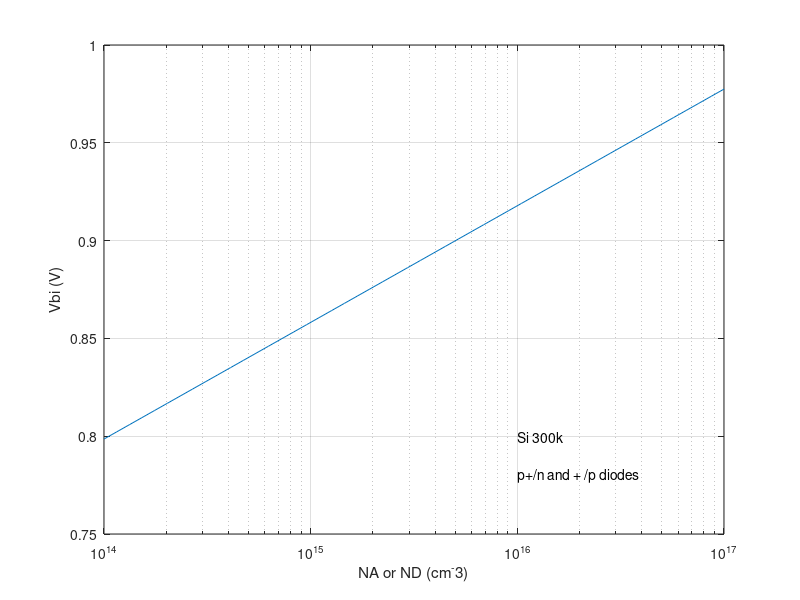

MATLAB code for this plot:
EG = 1.12;
kT = 0.0259;
ni = 1.0e10;

ND=logspace(14,17);
Vbi = EG/2 + kT.*log(ND./ni);

close 
semilogx(ND, Vbi);grid
axis([1.0e14,1.0e17,0.75,1]);
xlabel('NA or ND (cm^-3)');
ylabel('Vbi (V)');
text(1e16,0.8,'Si 300k');
text(1e16, 0.78, 'p+/n and + /p diodes');